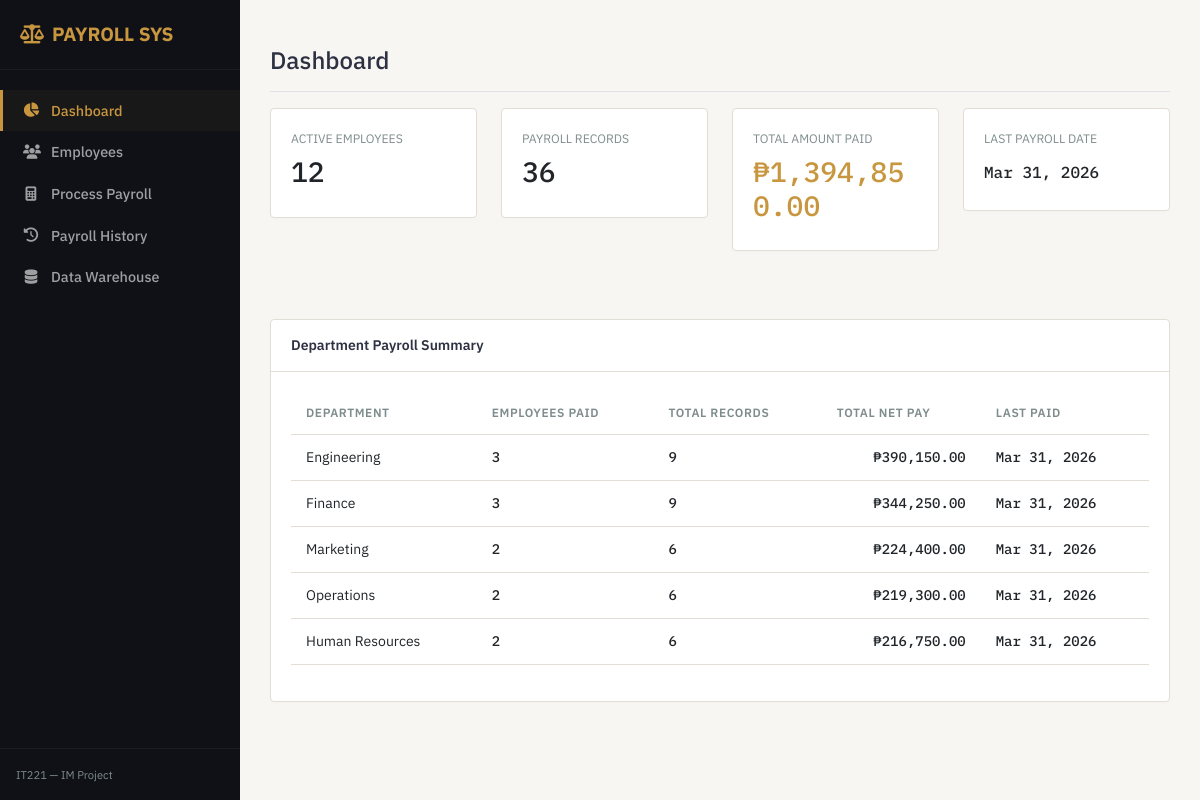
Page /pages/dashboard.php on the committed database.
### tables this page shows
CREATE TABLE departments (
    dept_id     INT AUTO_INCREMENT PRIMARY KEY,
    dept_name   VARCHAR(100) NOT NULL UNIQUE,
    created_at  DATETIME     NOT NULL DEFAULT CURRENT_TIMESTAMP
);

### pages/dashboard.php (the view, shortened to what this page needs)
<?php
require_once __DIR__ . '/../config/db.php';
try {
    $stmt = $pdo->query("
        SELECT
            (SELECT COUNT(*) FROM employees WHERE status = 'active') AS total_employees,
            COUNT(record_id) AS total_payroll_records,
            COALESCE(SUM(net_pay), 0) AS total_amount_paid,
            MAX(processed_at) AS last_payroll_date
        FROM payroll_records
    ");
    $stats = $stmt->fetch();
} catch (PDOException $e) {
    die("Error fetching stats: " . $e->getMessage());
}
require_once __DIR__ . '/../includes/header.php';
require_once __DIR__ . '/../includes/sidebar.php';
?>
<div class="d-flex justify-content-between flex-wrap flex-md-nowrap align-items-center pt-3 pb-2 mb-3 border-bottom">
    <h1 class="h4">Dashboard</h1>
</div>
<div class="row">
    <div class="col-md-3 mb-4">
        <div class="card">
            <div class="card-body">
                <div class="text-muted small text-uppercase font-weight-bold">Active Employees</div>
                <div class="h3 amount mt-2"><?php echo $stats['total_employees']; ?></div>
            </div>
        </div>
    </div>
    <div class="col-md-3 mb-4">
        <div class="card">
            <div class="card-body">
                <div class="text-muted small text-uppercase font-weight-bold">Payroll Records</div>
                <div class="h3 amount mt-2"><?php echo $stats['total_payroll_records']; ?></div>
            </div>
        </div>
    </div>
    <div class="col-md-3 mb-4">
        <div class="card">
            <div class="card-body">
                <div class="text-muted small text-uppercase font-weight-bold">Total Amount Paid</div>
                <div class="h3 amount mt-2 text-accent" style="color: var(--color-accent);">
                    ₱<?php echo number_format($stats['total_amount_paid'], 2); ?>
                </div>
            </div>
        </div>
    </div>
    <div class="col-md-3 mb-4">
        <div class="card">
            <div class="card-body">
                <div class="text-muted small text-uppercase font-weight-bold">Last Payroll Date</div>
                <div class="h6 date mt-3">
                    <?php
                    echo $stats['last_payroll_date']
                        ? date('M d, Y', strtotime($stats['last_payroll_date']))
                        : 'N/A';
                    ?>
                </div>
            </div>
        </div>
    </div>
</div>
<div class="row mt-4">
    <div class="col-md-12">
        <div class="card">
            <div class="card-header">
                Department Payroll Summary
            </div>
            <div class="card-body">
                <div class="table-responsive">
                    <table class="table">
                        <thead>
                            <tr>
                                <th>Department</th>
                                <th>Employees Paid</th>
                                <th>Total Records</th>
                                <th class="text-right">Total Net Pay</th>
                                <th>Last Paid</th>
                            </tr>
                        </thead>
                        <tbody>
                            <?php
                            $dept_stmt = $pdo->query("SELECT * FROM v_department_payroll_summary ORDER BY total_net_pay DESC");
                            while ($row = $dept_stmt->fetch()) {
                                echo "<tr>";
                                echo "<td>" . htmlspecialchars($row['dept_name']) . "</td>";
                                echo "<td class='numeric'>" . $row['employees_paid'] . "</td>";
                                echo "<td class='numeric'>" . $row['total_records'] . "</td>";
                                echo "<td class='amount text-right'>₱" . number_format($row['total_net_pay'], 2) . "</td>";
                                echo "<td class='date'>" . ($row['last_payroll_date'] ? date('M d, Y', strtotime($row['last_payroll_date'])) : 'N/A') . "</td>";
                                echo "</tr>";
                            }
                            ?>
                        </tbody>
                    </table>
                </div>
            </div>
        </div>
    </div>
</div>
<?php require_once __DIR__ . '/../includes/footer.php'; ?>

### assets/css/theme.css (style rules this page uses)
:root { --color-sidebar: #0F1117; --color-bg: #F7F6F2; --color-accent: #C8963E; --color-text: #2D3142; --color-text-muted: #7F8C8D; --color-card-border: #E2DDD5; --color-table-row-alt: #F0EDE6; --color-destructive: #C0392B; --font-sans: 'IBM Plex Sans', -apple-system, BlinkMacSystemFont, "Segoe UI", Roboto, "Helvetica Neue", Arial, sans-serif; --font-mono: 'IBM Plex Mono', SFMono-Regular, Menlo, Monaco, Consolas, "Liberation Mono", "Courier New", monospace; }
body { font-family: var(--font-sans); background-color: var(--color-bg); color: var(--color-text); font-size: 14px; margin: 0; }
.card { background-color: #FFFFFF; border: 1px solid var(--color-card-border); border-radius: 4px; box-shadow: 0 2px 4px rgba(0, 0, 0, 0.01); margin-bottom: 20px; }
.card-header { background-color: #FFFFFF; border-bottom: 1px solid var(--color-card-border); padding: 15px 20px; font-weight: 600; color: var(--color-text); }
.card-body { padding: 20px; }
.table { width: 100%; margin-bottom: 1rem; color: var(--color-text); border-collapse: collapse; }
.table th, .table td { padding: 12px 15px; vertical-align: middle; border: none; }
.table thead th { font-weight: 600; text-transform: uppercase; font-size: 0.75rem; letter-spacing: 0.05em; color: var(--color-text-muted); border-bottom: 1px solid var(--color-card-border); text-align: left; }
.table tbody tr { border-bottom: 1px solid var(--color-card-border); }
.table tbody tr:nth-of-type(even) { background-color: var(--color-table-row-alt); }
.amount, .numeric, .date { font-family: var(--font-mono); font-weight: 500; }
.text-muted { color: var(--color-text-muted) !important; }
.text-right { text-align: right; }

### rows in the picture
departments: dept_name "Engineering", employees_paid "3", total_records "9", total_net_pay "390,150.00", last_payroll_date "Mar 31, 2026"
departments: dept_name "Finance", employees_paid "3", total_records "9", total_net_pay "344,250.00", last_payroll_date "Mar 31, 2026"
departments: dept_name "Marketing", employees_paid "2", total_records "6", total_net_pay "224,400.00", last_payroll_date "Mar 31, 2026"
departments: dept_name "Operations", employees_paid "2", total_records "6", total_net_pay "219,300.00", last_payroll_date "Mar 31, 2026"
departments: dept_name "Human Resources", employees_paid "2", total_records "6", total_net_pay "216,750.00", last_payroll_date "Mar 31, 2026"

### other values in the picture
$stats['total_employees'] "12"
$stats['total_payroll_records'] "36"
$stats['total_amount_paid'] "1,394,850.00"
date('M d, Y', strtotime($stats['last_payroll_date'])) "Mar 31, 2026"
